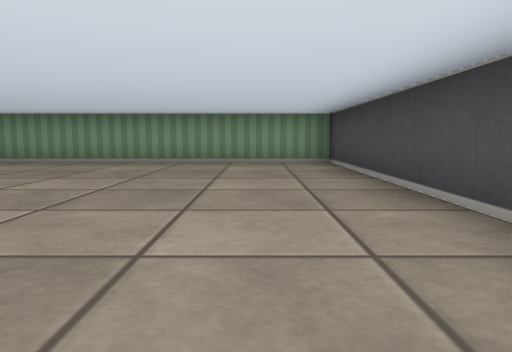
View 1 (above)

18 first-person views from a walk through a cub3D level. The camera is about half as high as the walls, tilts 6° down and sees 70° across. The floor is counted in squares. Each view is taken from the middle of a square. On the plan, view 1 faces up. The plan holds only what a view shows up to about 9 squares ahead; the rest is blank.

View 2
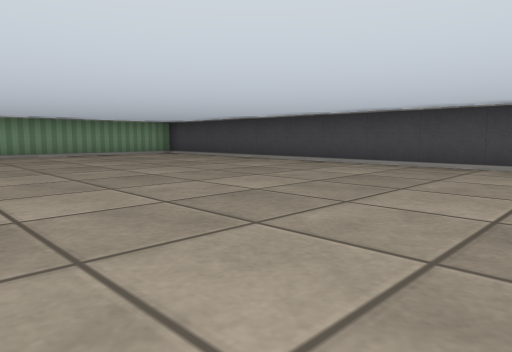

View 3
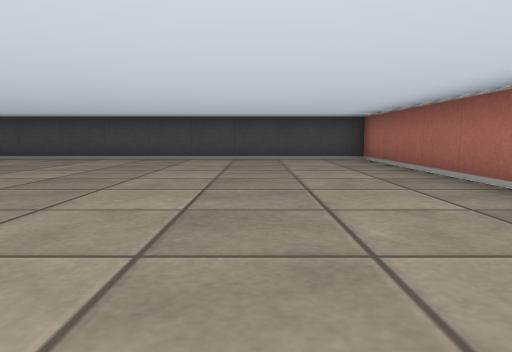

View 4
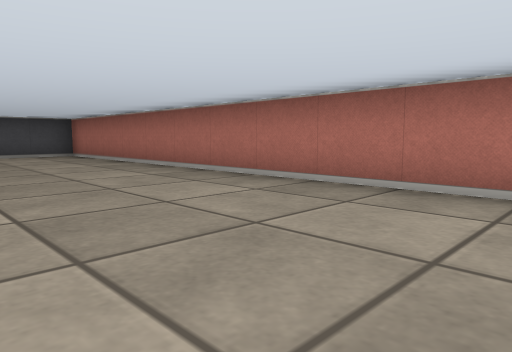

View 5
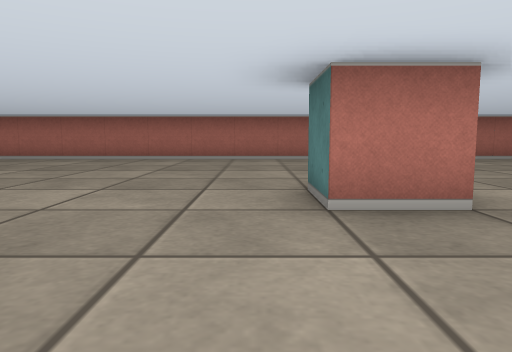

View 6
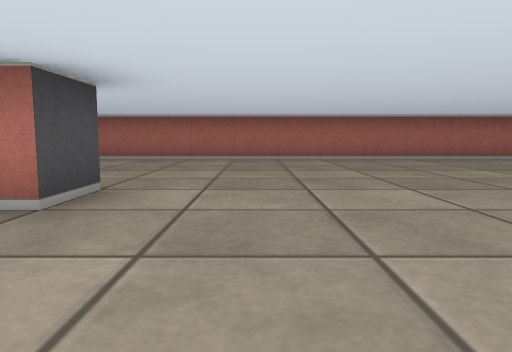

View 7
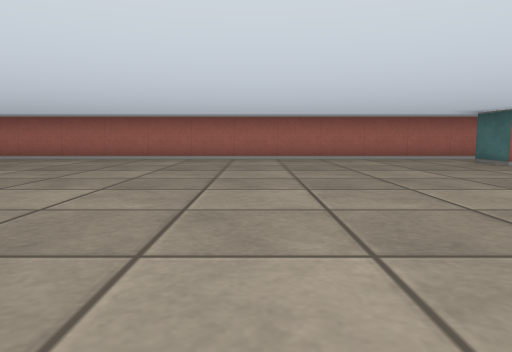

View 8
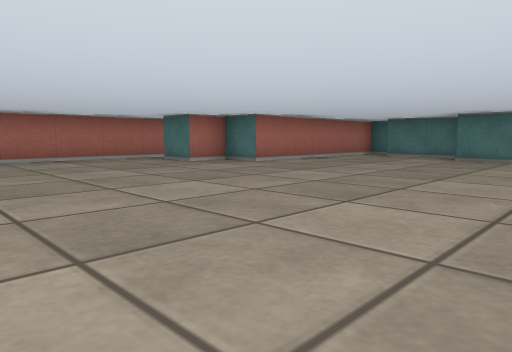

View 9
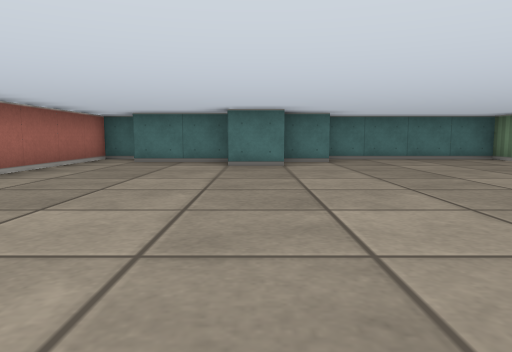

View 10
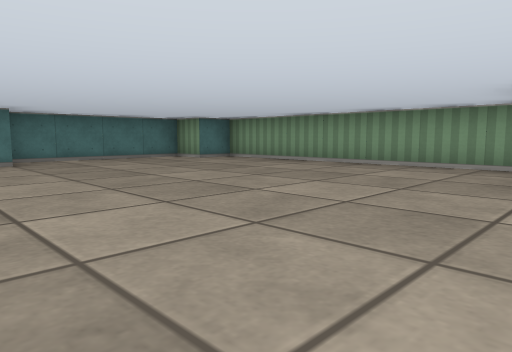

View 11
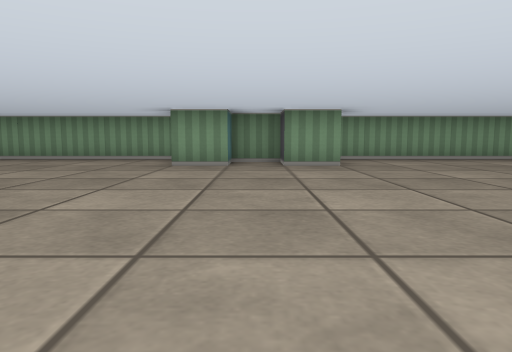

View 12
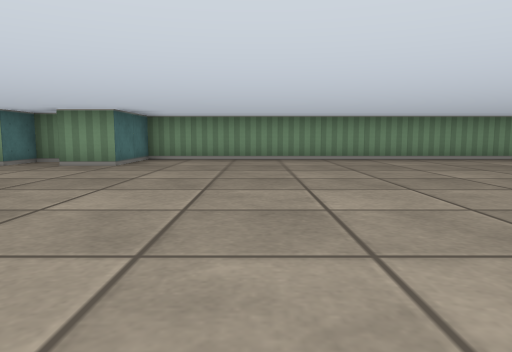

View 13
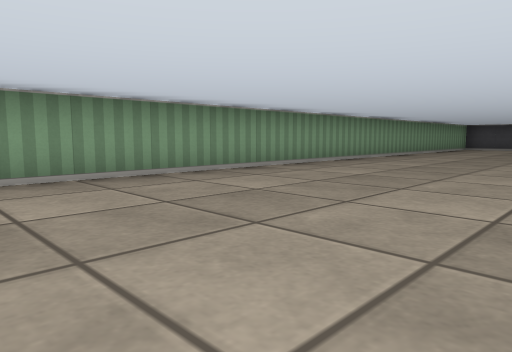

View 14
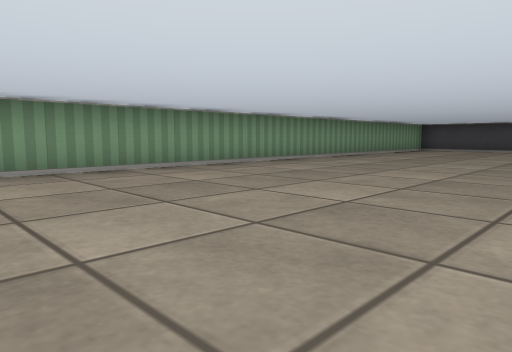

View 15
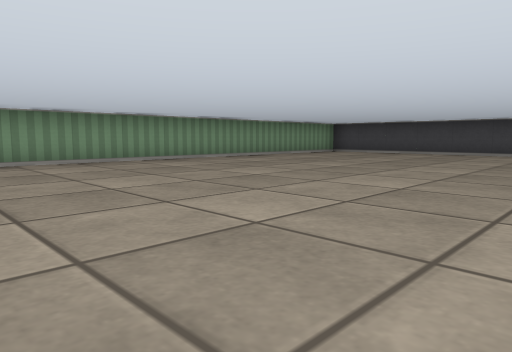

View 16
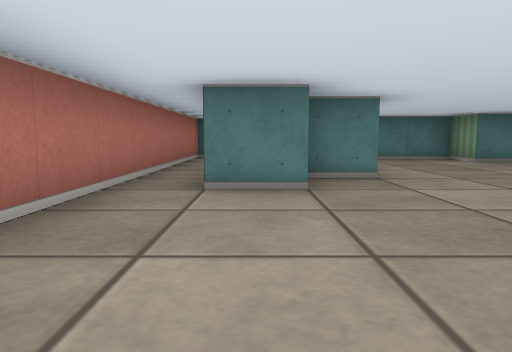

View 17
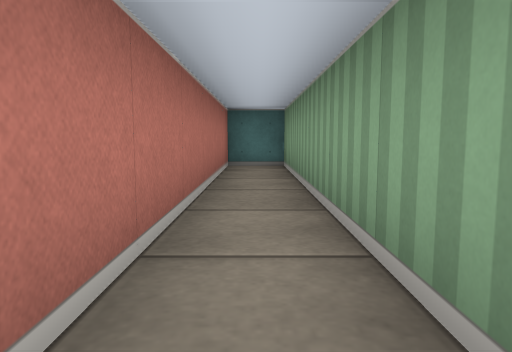

View 18
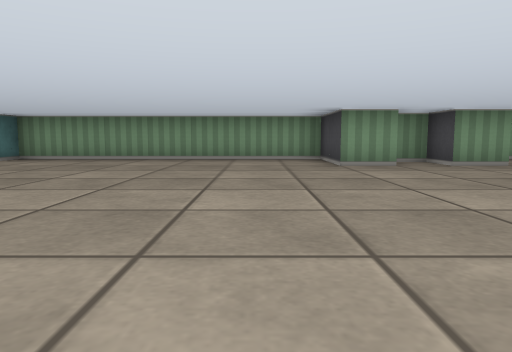

### Floor plan
Points are (right, up) in squares from view 1. A wall is a line through its corners. A room is listed if a view was taken in it or the views show most of it. See-through windows are left out.
Room 1 (views 1, 2, 3, 4, 5, 6, 7, 8, 9, 10, 11, 12, 13, 14, 15, 16, 17, 18)
walls: (-11.5, -0.5) (-11.5, 0.5) (-10.5, 0.5) (-10.5, -0.5); (-28.5, 1.6) (-28.5, 0.5) (-29.5, 0.5) (-29.5, -1.5); (-29.5, 2.6) (-29.5, 1.5); (-30.5, -1.8) (-30.5, -2.5) (-25.5, -2.5) (-25.5, -3.5) (-24.5, -3.5) (-24.5, -4.5) (-30.5, -4.5) (-30.5, -5.5) (1.5, -5.5) (1.5, 7.5) (-19.5, 7.5) (-19.5, 5.5) (-20.5, 5.5) (-20.5, 6.5) (-21.5, 6.5) (-21.5, 5.5) (-22.5, 5.5) (-22.5, 7.5) (-29.5, 7.5) (-29.5, 6.8); (-29.9, 6.5) (-30.5, 6.5) (-30.5, 2.6)

Where each view was taken, in squares from view 1:
view 1: 0 up, 0 right, facing up
view 2: 3 down, 5 left, facing up-right
view 3: 3 down, 7 left, facing right
view 4: 2 down, 9 left, facing down-right
view 5: 3 up, 10 left, facing down
view 6: 3 up, 13 left, facing down
view 7: 3 up, 20 left, facing down
view 8: 3 up, 20 left, facing down-left
view 9: 1 up, 22 left, facing left
view 10: 1 up, 22 left, facing up-left
view 11: 1 down, 21 left, facing up
view 12: 1 down, 17 left, facing up
view 13: 3 up, 15 left, facing up-right
view 14: 2 up, 13 left, facing up-right
view 15: 0 up, 10 left, facing up-right
view 16: 4 down, 21 left, facing left
view 17: 5 down, 24 left, facing left
view 18: 1 down, 24 left, facing up
